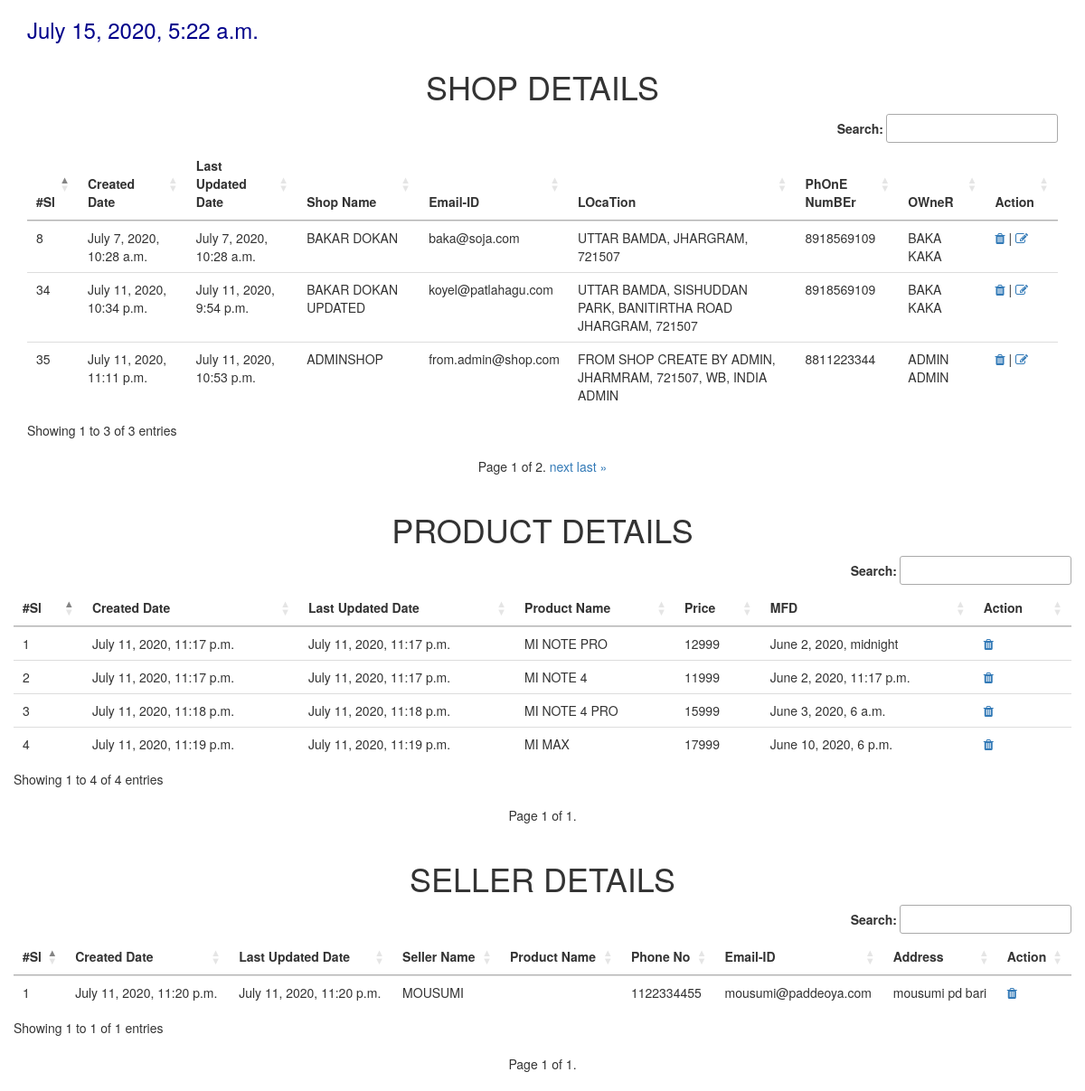
Page /myapp1/hello/ on the earlier database version.
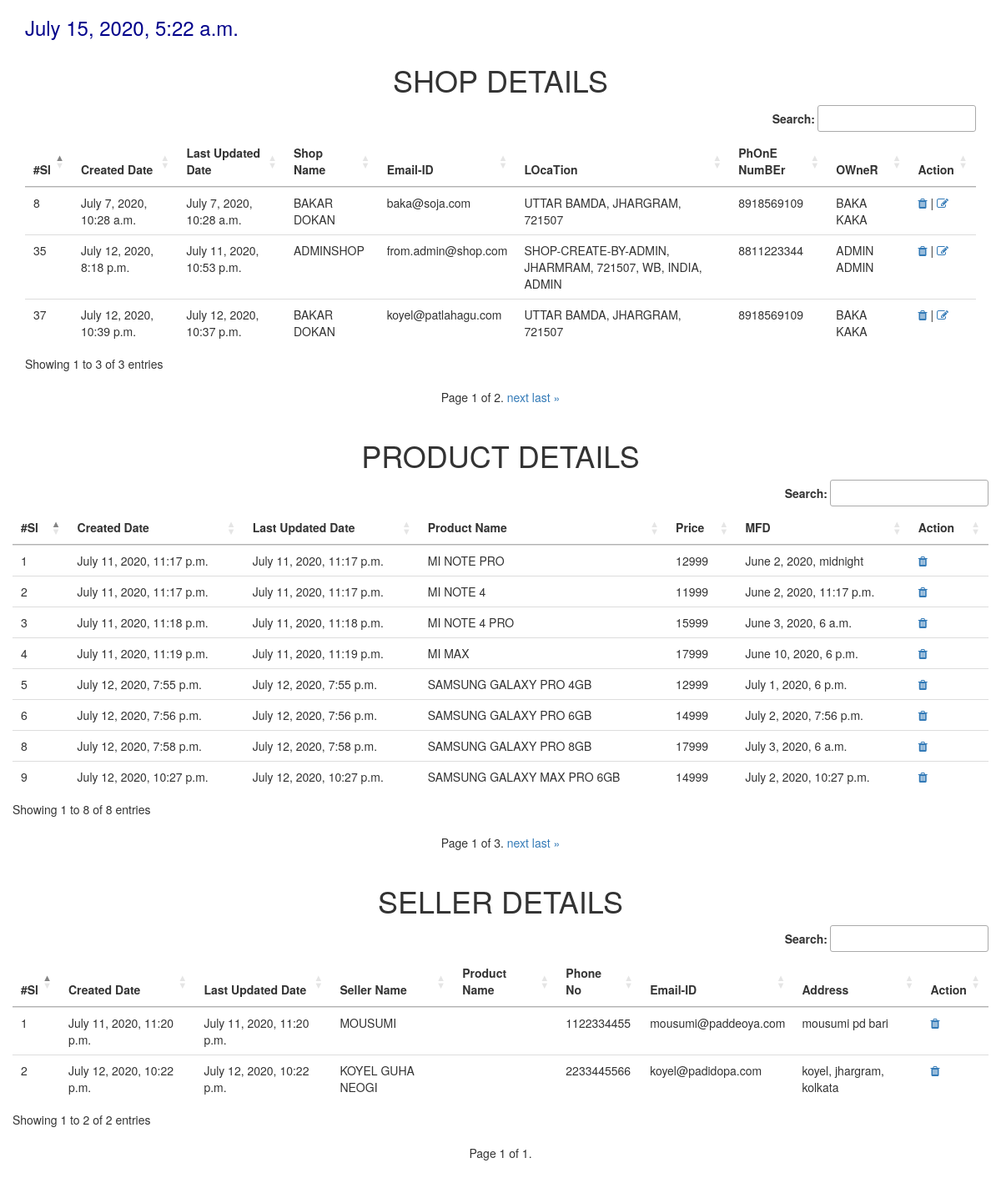
Same page on the later database version.
### myapp1/models.py (models this page shows)
class MyShop(models.Model):
    shop_name = models.CharField(max_length=100)
    shop_email = models.EmailField(max_length=100)
    shop_location = models.TextField()
    shop_phono = models.IntegerField(null=False, blank=False)
    shop_ownner = models.CharField(max_length=100, null=False, blank=False)
    shop_owner_pic = models.ImageField(upload_to='shop', max_length=100, default="N/A")
    created_at = models.DateTimeField(auto_now=True)
    updated_at = models.DateTimeField(auto_now_add=True)
    class Meta:
        db_table = "ShopDetail"

class Product(models.Model):
    product_name = models.CharField(max_length=100)
    price = models.CharField(max_length=100)
    mfd = models.DateTimeField(auto_now_add=False)
    created_at = models.DateTimeField(auto_now=True)
    updated_at = models.DateTimeField(auto_now_add=True)

class Seller(models.Model):
    product_id = models.ForeignKey(Product, on_delete=models.CASCADE)
    seller_name = models.CharField(max_length=100)
    phone_no = models.IntegerField(blank=True, null=True)
    email_id = models.EmailField(max_length=255, blank=True, null=True)
    address = models.TextField()
    seller_pic = models.ImageField(upload_to='seller', max_length=100, default='N/A')
    created_at = models.DateTimeField(auto_now=True)
    updated_at = models.DateTimeField(auto_now_add=True)

### myapp1/views.py (the view, shortened to what this page needs)
@require_http_methods(["GET", "POST", "PUT", "DELETE"])
def hello(request):
    today_time = datetime.datetime.now()
    checking = MyShop.objects.filter(shop_email__exact = "koyel@patlahagu.com").count()
    shopobj = MyShop.objects.all().order_by('-id')
    shopPaginator = Paginator(shopobj, 3)
    page_number = request.GET.get('page')
    shop_page_obj = shopPaginator.get_page(page_number)
    productobj = Product.objects.all().order_by('created_at')
    proPaginator = Paginator(productobj, 8)
    page_number = request.GET.get('page')
    pro_page_obj = proPaginator.get_page(page_number)
    sellerobj = Seller.objects.all()
    sellerPaginator = Paginator(sellerobj, 3)
    page_number = request.GET.get('page')
    seller_page_obj = sellerPaginator.get_page(page_number)
    obj = {"shopdetails": shop_page_obj, "products": pro_page_obj, "sellers": seller_page_obj, "datetime": today_time}
    template = loader.get_template('hello.html')
    return HttpResponse(template.render(obj))

### myapp1/templates/hello.html (shortened to what the changed rows need)
{% extends "layout/layout.html" %}
    {% block content %}
        <div class="container">
            <div class="row">
                <div class="col-md-12">
                    <div class="row">
                        <div class="col-md-12 text-center">
                            <h1>SHOP DETAILS</h1>
                        </div>
                    </div>
                    <div class="row">
                        <div class="col-md-12">
                            <table style="border: darkred;" class="table table-hover table-border" id="shoptbl" title="EVERY SHOP DETAILS">
                                <thead>
                                    <tr>
                                        <th>#Sl</th>
                                        <th>Created Date</th>
                                        <th>Last Updated Date</th>
                                        <th>Shop Name</th>
                                        <th>Email-ID</th>
                                        <th>LOcaTion</th>
                                        <th>PhOnE NumBEr</th>
                                        <th>OWneR</th>
                                        <th>Action</th>
                                    </tr>
                                </thead>
                                <tbody>
                                    {% for sd in shopdetails %}
                                    <tr>
                                        <td>{{sd.id}}</td>
                                        <td>{{sd.created_at}}</td>
                                        <td>{{sd.updated_at}}</td>
                                        <td>{{sd.shop_name|upper}}</td>
                                        <td>{{sd.shop_email}}</td>
                                        <td>{{sd.shop_location|upper}}</td>
                                        <td>{{sd.shop_phono}}</td>
                                        <td>{{sd.shop_ownner|upper}}</td>
                                        <td>
                                            <a href="{% url 'shop-delete' id=sd.id %}"><i class="fa fa-trash"></i></a> |
                                            <a href="{% url 'single-shop' id=sd.id %}"><i class="fa fa-edit"></i></a>
                                        </td>
                                    </tr>
                                    {% endfor %}
                                </tbody>
                            </table>
                        </div>
                    </div>
                </div>
            </div>
            <div class="row">
                <div class="col-md-12">
                    <div class="row">
                        <div class="col-md-12 text-center">
                            <h1>PRODUCT DETAILS</h1>
                        </div>
                    </div>
                    <div class="row">
                        <table style="border: darkred;" class="table table-hover table-border" id="producttbl" title="EVERY PRODUCT DETAILS">
                            <thead>
                                <tr>
                                    <th>#Sl</th>
                                    <th>Created Date</th>
                                    <th>Last Updated Date</th>
                                    <th>Product Name</th>
                                    <th>Price</th>
                                    <th>MFD</th>
                                    <th>Action</th>
                                </tr>
                            </thead>
                            <tbody>
                                {% for pd in products %}
                                <tr>
                                    <td>{{pd.id}}</td>
                                    <td>{{pd.created_at}}</td>
                                    <td>{{pd.updated_at}}</td>
                                    <td>{{pd.product_name|upper}}</td>
                                    <td>{{pd.price}}</td>
                                    <td>{{pd.mfd}}</td>
                                    <td>
                                        <a href="{% url 'product-delete' id=pd.id %}"><i class="fa fa-trash"></i></a>
                                    </td>
                                </tr>
                                {% endfor %}
                            </tbody>
                        </table>
                    </div>
                    <div class="row text-center">
                        <div class="pagination">
                            <span class="step-links">
                                <span class="current">
                                    Page {{ products.number }} of {{ products.paginator.num_pages }}.
                                </span>
                                {% if products.has_next %}
                                    <a href="?page={{ products.next_page_number }}">next</a>
                                    <a href="?page={{ products.paginator.num_pages }}">last &raquo;</a>
                                {% endif %}
                            </span>
                        </div>
                    </div>
                </div>
            </div>
            <div class="row">
                <div class="col-md-12">
                    <div class="row">
                        <div class="col-md-12 text-center">
                            <h1>SELLER DETAILS</h1>
                        </div>
                    </div>
                    <div class="row">
                        <table style="border: darkred;" class="table table-hover table-border" id="sellertbl" title="EVERY SELLER DETAILS">
                            <thead>
                                <tr>
                                    <th>#Sl</th>
                                    <th>Created Date</th>
                                    <th>Last Updated Date</th>
                                    <th>Seller Name</th>
                                    <th>Product Name</th>
                                    <th>Phone No</th>
                                    <th>Email-ID</th>
                                    <th>Address</th>
                                    <th>Action</th>
                                </tr>
                            </thead>
                            <tbody>
                                {% for sl in sellers %}
                                <tr>
                                    <td>{{sl.id}}</td>
                                    <td>{{sl.created_at}}</td>
                                    <td>{{sl.updated_at}}</td>
                                    <td>{{sl.seller_name|upper}}</td>
                                    <td>{{sl.product_id_id.product_name}}</td>
                                    <td>{{sl.phone_no}}</td>
                                    <td>{{sl.email_id}}</td>
                                    <td>{{sl.address}}</td>
                                    <td>
                                        <a href="{% url 'seller-delete' id=sl.id %}"><i class="fa fa-trash"></i></a>
                                    </td>
                                </tr>
                                {% endfor %}
                            </tbody>
                        </table>
                    </div>
                    <div class="row text-center">
                        <div class="pagination">
                        </div>
                    </div>
                </div>
            </div>
        </div>
    {% endblock %}

Differences in the rows shown:
removed MyShop: id "34", created_at "July 11, 2020, 10:34 p.m.", updated_at "July 11, 2020, 9:54 p.m.", shop_name "BAKAR DOKAN UPDATED", shop_email "koyel@patlahagu.com", shop_location "UTTAR BAMDA, SISHUDDAN PARK, BANITIRTHA ROAD JHARGRAM, 721507", shop_phono "8918569109", shop_ownner "BAKA KAKA"
added MyShop: id "37", created_at "July 12, 2020, 10:39 p.m.", updated_at "July 12, 2020, 10:37 p.m.", shop_name "BAKAR DOKAN", shop_email "koyel@patlahagu.com", shop_location "UTTAR BAMDA, JHARGRAM, 721507", shop_phono "8918569109", shop_ownner "BAKA KAKA"
changed MyShop "ADMINSHOP": created_at "July 11, 2020, 11:11 p.m." → "July 12, 2020, 8:18 p.m."; shop_location "FROM SHOP CREATE BY ADMIN, JHARMRAM, 721507, WB, INDIA ADMIN" → "SHOP-CREATE-BY-ADMIN, JHARMRAM, 721507, WB, INDIA, ADMIN"
added Product: id "5", created_at "July 12, 2020, 7:55 p.m.", updated_at "July 12, 2020, 7:55 p.m.", product_name "SAMSUNG GALAXY PRO 4GB", price "12999", mfd "July 1, 2020, 6 p.m."
added Product: id "6", created_at "July 12, 2020, 7:56 p.m.", updated_at "July 12, 2020, 7:56 p.m.", product_name "SAMSUNG GALAXY PRO 6GB", price "14999", mfd "July 2, 2020, 7:56 p.m."
added Product: id "8", created_at "July 12, 2020, 7:58 p.m.", updated_at "July 12, 2020, 7:58 p.m.", product_name "SAMSUNG GALAXY PRO 8GB", price "17999", mfd "July 3, 2020, 6 a.m."
added Product: id "9", created_at "July 12, 2020, 10:27 p.m.", updated_at "July 12, 2020, 10:27 p.m.", product_name "SAMSUNG GALAXY MAX PRO 6GB", price "14999", mfd "July 2, 2020, 10:27 p.m."
added Seller: id "2", created_at "July 12, 2020, 10:22 p.m.", updated_at "July 12, 2020, 10:22 p.m.", seller_name "KOYEL GUHA NEOGI", phone_no "2233445566", email_id "koyel@padidopa.com", address "koyel, jhargram, kolkata"
Other differences:
text written by a page script: "Search: Showing 1 to 4 of 4 entries" → "Search: Showing 1 to 8 of 8 entries"
{{ products.paginator.num_pages }}: "1" → "3"
text written by a page script: "Search: Showing 1 to 1 of 1 entries" → "Search: Showing 1 to 2 of 2 entries"
text now shown: "next last »"
